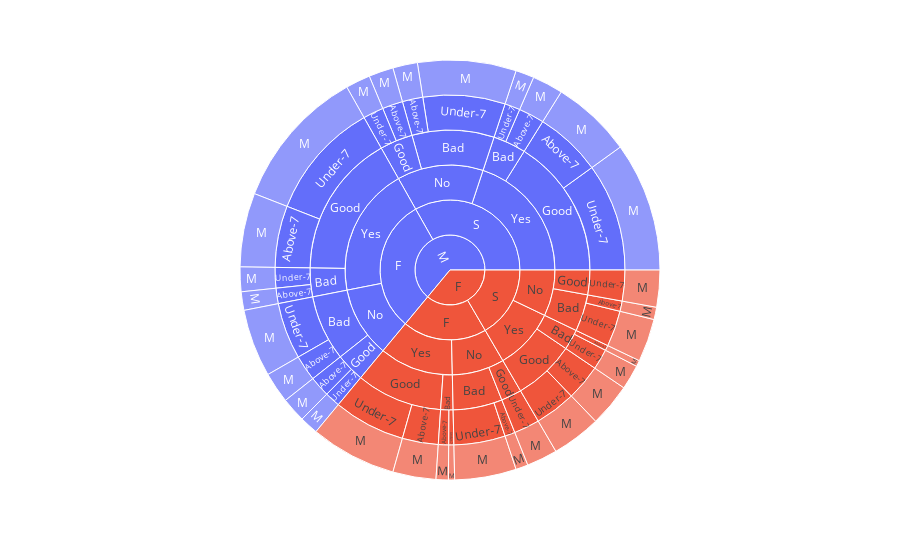

Here is the notebook cell this chart was saved with:
### Code cell
fig = px.sunburst(Class_M, path=["gender",'Semester',
                                    'ParentAnsweringSurvey','ParentschoolSatisfaction','StudentAbsenceDays', 'Class'])
fig.show()

### Figure 1 — Plotly figure (JSON) as saved in the notebook; plotly's stock layout.template omitted (floating-point values rounded to 4 significant figures)
{"data": [{"branchvalues": "total", "domain": {"x": [0, 1], "y": [0, 1]}, "hovertemplate": "labels=%{label}<br>count=%{value}<br>parent=%{parent}<br>id=%{id}<extra></extra>", "ids": ["F/F/No/Bad/Above-7/M", "M/F/No/Bad/Above-7/M", "F/S/No/Bad/Above-7/M", "M/S/No/Bad/Above-7/M", "F/F/Yes/Bad/Above-7/M", "M/F/Yes/Bad/Above-7/M", "F/S/Yes/Bad/Above-7/M", "M/S/Yes/Bad/Above-7/M", "M/F/No/Good/Above-7/M", "M/S/No/Good/Above-7/M", "F/F/Yes/Good/Above-7/M", "M/F/Yes/Good/Above-7/M", "F/S/Yes/Good/Above-7/M", "M/S/Yes/Good/Above-7/M", "F/F/No/Bad/Under-7/M", "M/F/No/Bad/Under-7/M", "F/S/No/Bad/Under-7/M", "M/S/No/Bad/Under-7/M", "F/F/Yes/Bad/Under-7/M", "M/F/Yes/Bad/Under-7/M", "F/S/Yes/Bad/Under-7/M", "M/S/Yes/Bad/Under-7/M", "F/F/No/Good/Under-7/M", "M/F/No/Good/Under-7/M", "F/S/No/Good/Under-7/M", "M/S/No/Good/Under-7/M", "F/F/Yes/Good/Under-7/M", "M/F/Yes/Good/Under-7/M", "F/S/Yes/Good/Under-7/M", "M/S/Yes/Good/Under-7/M", "F/F/No/Bad/Above-7", "M/F/No/Bad/Above-7", "F/S/No/Bad/Above-7", "M/S/No/Bad/Above-7", "F/F/Yes/Bad/Above-7", "M/F/Yes/Bad/Above-7", "F/S/Yes/Bad/Above-7", "M/S/Yes/Bad/Above-7", "M/F/No/Good/Above-7", "M/S/No/Good/Above-7", "F/F/Yes/Good/Above-7", "M/F/Yes/Good/Above-7", "F/S/Yes/Good/Above-7", "M/S/Yes/Good/Above-7", "F/F/No/Bad/Under-7", "M/F/No/Bad/Under-7", "F/S/No/Bad/Under-7", "M/S/No/Bad/Under-7", "F/F/Yes/Bad/Under-7", "M/F/Yes/Bad/Under-7", "F/S/Yes/Bad/Under-7", "M/S/Yes/Bad/Under-7", "F/F/No/Good/Under-7", "M/F/No/Good/Under-7", "F/S/No/Good/Under-7", "M/S/No/Good/Under-7", "F/F/Yes/Good/Under-7", "M/F/Yes/Good/Under-7", "F/S/Yes/Good/Under-7", "M/S/Yes/Good/Under-7", "F/F/No/Bad", "M/F/No/Bad", "F/S/No/Bad", "M/S/No/Bad", "F/F/Yes/Bad", "M/F/Yes/Bad", "F/S/Yes/Bad", "M/S/Yes/Bad", "F/F/No/Good", "M/F/No/Good", "F/S/No/Good", "M/S/No/Good", "F/F/Yes/Good", "M/F/Yes/Good", "F/S/Yes/Good", "M/S/Yes/Good", "F/F/No", "M/F/No", "F/S/No", "M/S/No", "F/F/Yes", "M/F/Yes", "F/S/Yes", "M/S/Yes", "F/F", "M/F", "F/S", "M/S", "F", "M"], "labels": ["M", "M", "M", "M", "M", "M", "M", "M", "M", "M", "M", "M", "M", "M", "M", "M", "M", "M", "M", "M", "M", "M", "M", "M", "M", "M", "M", "M", "M", "M", "Above-7", "Above-7", "Above-7", "Above-7", "Above-7", "Above-7", "Above-7", "Above-7", "Above-7", "Above-7", "Above-7", "Above-7", "Above-7", "Above-7", "Under-7", "Under-7", "Under-7", "Under-7", "Under-7", "Under-7", "Under-7", "Under-7", "Under-7", "Under-7", "Under-7", "Under-7", "Under-7", "Under-7", "Under-7", "Under-7", "Bad", "Bad", "Bad", "Bad", "Bad", "Bad", "Bad", "Bad", "Good", "Good", "Good", "Good", "Good", "Good", "Good", "Good", "No", "No", "No", "No", "Yes", "Yes", "Yes", "Yes", "F", "F", "S", "S", "F", "M"], "name": "", "parents": ["F/F/No/Bad/Above-7", "M/F/No/Bad/Above-7", "F/S/No/Bad/Above-7", "M/S/No/Bad/Above-7", "F/F/Yes/Bad/Above-7", "M/F/Yes/Bad/Above-7", "F/S/Yes/Bad/Above-7", "M/S/Yes/Bad/Above-7", "M/F/No/Good/Above-7", "M/S/No/Good/Above-7", "F/F/Yes/Good/Above-7", "M/F/Yes/Good/Above-7", "F/S/Yes/Good/Above-7", "M/S/Yes/Good/Above-7", "F/F/No/Bad/Under-7", "M/F/No/Bad/Under-7", "F/S/No/Bad/Under-7", "M/S/No/Bad/Under-7", "F/F/Yes/Bad/Under-7", "M/F/Yes/Bad/Under-7", "F/S/Yes/Bad/Under-7", "M/S/Yes/Bad/Under-7", "F/F/No/Good/Under-7", "M/F/No/Good/Under-7", "F/S/No/Good/Under-7", "M/S/No/Good/Under-7", "F/F/Yes/Good/Under-7", "M/F/Yes/Good/Under-7", "F/S/Yes/Good/Under-7", "M/S/Yes/Good/Under-7", "F/F/No/Bad", "M/F/No/Bad", "F/S/No/Bad", "M/S/No/Bad", "F/F/Yes/Bad", "M/F/Yes/Bad", "F/S/Yes/Bad", "M/S/Yes/Bad", "M/F/No/Good", "M/S/No/Good", "F/F/Yes/Good", "M/F/Yes/Good", "F/S/Yes/Good", "M/S/Yes/Good", "F/F/No/Bad", "M/F/No/Bad", "F/S/No/Bad", "M/S/No/Bad", "F/F/Yes/Bad", "M/F/Yes/Bad", "F/S/Yes/Bad", "M/S/Yes/Bad", "F/F/No/Good", "M/F/No/Good", "F/S/No/Good", "M/S/No/Good", "F/F/Yes/Good", "M/F/Yes/Good", "F/S/Yes/Good", "M/S/Yes/Good", "F/F/No", "M/F/No", "F/S/No", "M/S/No", "F/F/Yes", "M/F/Yes", "F/S/Yes", "M/S/Yes", "F/F/No", "M/F/No", "F/S/No", "M/S/No", "F/F/Yes", "M/F/Yes", "F/S/Yes", "M/S/Yes", "F/F", "M/F", "F/S", "M/S", "F/F", "M/F", "F/S", "M/S", "F", "M", "F", "M", "", ""], "type": "sunburst", "values": [2, 5, 2, 4, 2, 3, 1, 5, 4, 4, 7, 12, 7, 13, 10, 11, 7, 16, 1, 4, 4, 3, 5, 3, 6, 4, 14, 23, 8, 21, 2, 5, 2, 4, 2, 3, 1, 5, 4, 4, 7, 12, 7, 13, 10, 11, 7, 16, 1, 4, 4, 3, 5, 3, 6, 4, 14, 23, 8, 21, 12, 16, 9, 20, 3, 7, 5, 8, 5, 7, 6, 8, 21, 35, 15, 34, 17, 23, 15, 28, 24, 42, 20, 42, 41, 65, 35, 70, 76, 135]}], "layout": {"legend": {"tracegroupgap": 0}, "margin": {"t": 60}}}
